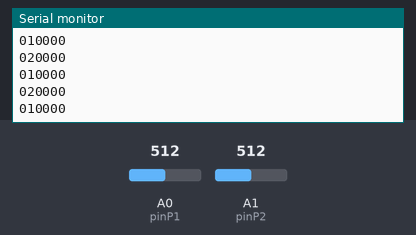
This sketch was run on a simulated Arduino Uno, built with avr-gcc and run on an emulated ATmega328P. On the bench: the last lines printed to the serial monitor. The inputs (shaded band) are chosen by the test bench; at power-on: A0 (pinP1) = 512, A1 (pinP2) = 512.

Above: at 1.2 s.
1.3 s: A0 (pinP1) set to 716
At 2.0 s:
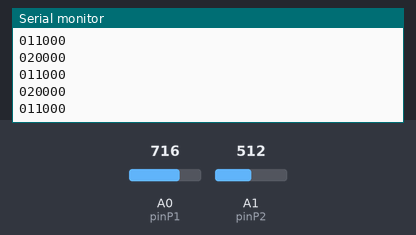
2.8 s: A1 (pinP2) set to 716
At 3.4 s:
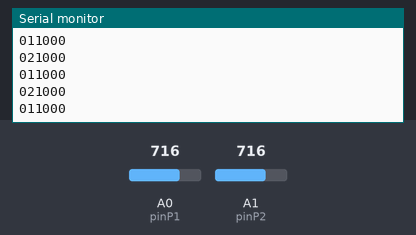
4.3 s: A1 (pinP2) set to 511
At 4.9 s:
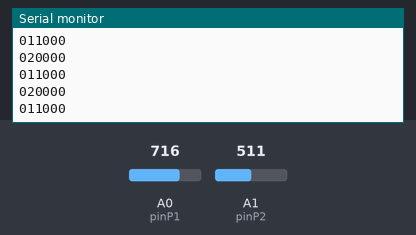
Timing chart, 0 to 7.3 s (numbered marks = the images above; inputs shaded):
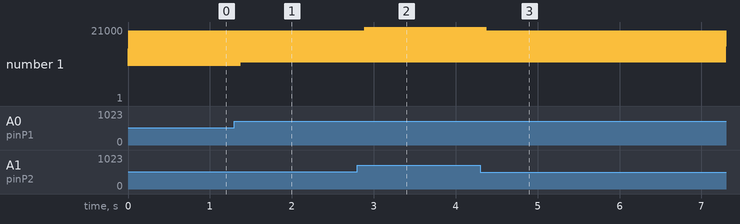

Measured:
- after the input at 1.3 s, the serial monitor: prints a new line after 0.08 s (image 1)
- after the input at 2.8 s, the serial monitor: prints a new line after 0.09 s (image 2)
- plotted number 1: 10000 → 11000 after the input at 1.3 s

The sketch:

cpp_arduino_potenziometri.ino
```cpp
/*

Read value from two potentiometer plugged to an arduino micro.
Write on the serial port a formatted string: 000000.
First two digit tell wich potentiometer the value is referring to, next digits are the value (from 0 to 1000).

2014/11/25
Eugenio Vannoni

Made for educational purpose.
Jumpstar processing Starter 3d 2014,
Workshop a cura di Officine Arduino


This example is in the public domain.

*/

int pinP1=A0;
int pinP2=A1;
int p1,p2,p1max,p1min,p2max,p2min;
void setup(){
   // open the serial port at 9600 bps:
  Serial.begin(9600);
  p1min=1024;
  p2min=1024;
  p1max=0;
  p2max=0;
}

void loop(){

  p1 = analogRead(pinP1);
  if(p1>1023)p1=p1max;
  if(p1<0)p1=p1min;
  if(p1>p1max && p1<1024)p1max=p1;
  if(p1<p1min && p1>0 )p1min=p1;
  p2 = analogRead(pinP2);

  if(p2>1023)p2=p2max;
  if(p2<0)p2=p2min;
  if(p2>p2max && p2<1024)p2max=p2;
  if(p2<p2min && p2>0 )p2min=p2;
  int tmp=floor((float(p1)-float(p1min))/(float(p1max)-float(p1min))*1000);
  if(tmp>1000)tmp=1000;
  Serial.print("01");
  if(tmp<0)tmp=0;
  if(tmp<10)Serial.print("0");
  if(tmp<100)Serial.print("0");
  if(tmp<1000)Serial.print("0");
  Serial.println(tmp);

  tmp=floor((float(p2)-float(p2min))/(float(p2max)-float(p2min))*1000);
  if(tmp>1000)tmp=1000;
  if(tmp<0)tmp=0;
  Serial.print("02");
  if(tmp<10)Serial.print("0");
  if(tmp<100)Serial.print("0");
  if(tmp<1000)Serial.print("0");
  Serial.println(tmp);

}
```
